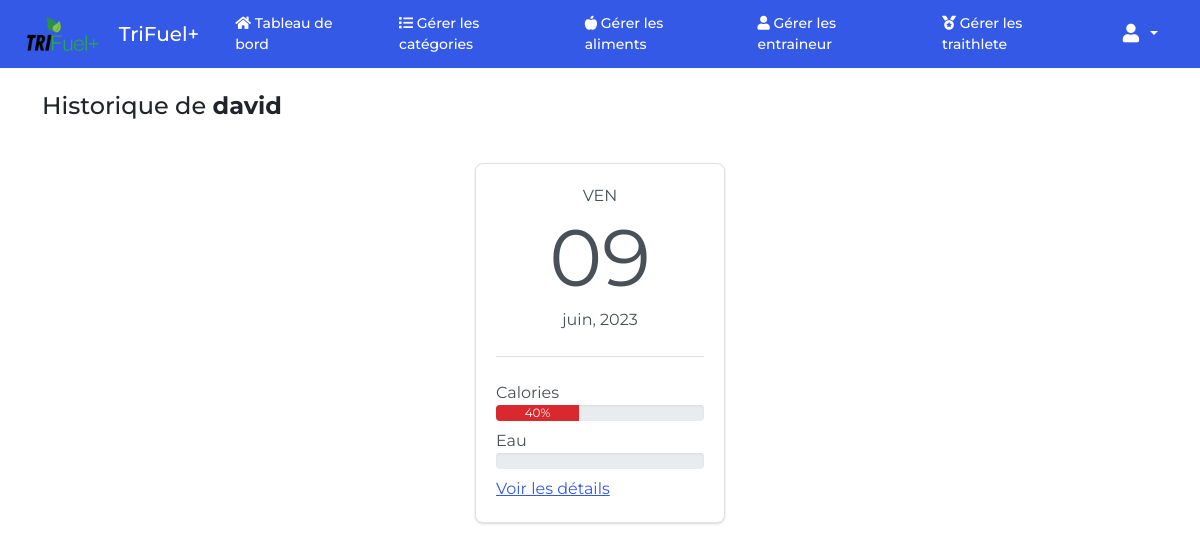
The app's page /athlete-daily-food-history/10 (signed in) with its own data.
### foodtracker/models.py (models this page shows, shortened)
class User(AbstractUser):
    class UserRoles(models.TextChoices):
        ADMIN = ('ADMIN', 'Admin')
        ENTRAINEUR = ('ENTRAINEUR', 'Entraineur')
        TRIATHLETE = ('TRIATHLETE', 'Triathlete')
    email = models.EmailField('email address', null=True)
    role = models.CharField(max_length=15, choices=UserRoles.choices)
    REQUIRED_FIELDS = []
    class Meta:
        db_table = 'users'

class DailyFood(models.Model):
    date = models.DateField(default=timezone.now)
    athlete = models.ForeignKey(User, on_delete=models.CASCADE, related_name='dailyfoods')
    daily_water_consumption = models.DecimalField(max_digits=8, decimal_places=2)
    water_consumption_count = models.DecimalField(max_digits=8, decimal_places=2, default=0)
    class Meta:
        db_table = 'dailyfoods'

### foodtracker/views.py (the view)
# urls.py: path('athlete-daily-food-history/<int:pk>', views.athlete_daily_food_history, name='athlete_daily_food_history'),
@login_required
def athlete_daily_food_history(request, pk):
    athlete = User.objects.get(pk=pk)
    daily_foods = DailyFood.objects.filter(athlete_id=athlete.id, date__lt=timezone.localdate())
    calories_goal = athlete.profile_triathlete.depense_energetique_journaliere
    daily_foods_meta_date = map(lambda x: get_daily_food_metadata(x, calories_goal), daily_foods)
    return render(request, 'athelete_daily_food_history.html', {
        'daily_foods_meta_date': daily_foods_meta_date,
        'calories_goal': calories_goal,
        'athlete': athlete,
    })

### templates/athelete_daily_food_history.html (shortened to what this page needs)
{% extends 'base.html' %}
{% block body %}
<div class="mt-4 mb-4 d-flex align-items-center justify-content-between">
  <h4>Historique de <strong>{{ athlete.first_name }}</strong></h4>
</div>
<div class="d-flex flex-wrap justify-content-center">
  {% for df in daily_foods_meta_date %}
  <div class="daily-food-container d-flex flex-column">
    <div class="daily-food-date d-flex flex-column align-items-center">
      <div>{{ df.date|date:'D'|upper }}</div>
      <div class="daily-food-date_day">{{ df.date|date:'d' }}</div>
      <div>{{ df.date|date:'F, Y' }}</div>
    </div>
    <div class="daily-food-devider mt-4 mb-4"></div>
    <div class="daily-food-progress mb-2">
      <div class="daily-food-progress_label">
        Calories
      </div>
      {% if df.comsumed_calories >= df.calories_goal %}
      <div class="daily-food-progress_bar">
        <div class="progress" role="progressbar" aria-label="Example with label" aria-valuenow="25" aria-valuemin="0"
          aria-valuemax="100">
          <div class="progress-bar bg-success" style="width: 100%">100%</div>
        </div>
      </div>
      {% else %}
      <div class="daily-food-progress_bar">
        <div class="progress" role="progressbar" aria-label="Example with label" aria-valuenow="25" aria-valuemin="0"
          aria-valuemax="100">
          <div class="progress-bar bg-danger" style="width: {{ df.calories_percentage }}%">{{ df.calories_percentage }}%
          </div>
        </div>
      </div>
      {% endif %}
    </div>
    <div class="daily-food-progress">
      <div class="daily-food-progress_label">
        Eau
      </div>
      {% if df.comsumed_water >= df.water_goal %}
      <div class="daily-food-progress_bar">
        <div class="progress" role="progressbar" aria-label="Example with label" aria-valuenow="25" aria-valuemin="0"
          aria-valuemax="100">
          <div class="progress-bar bg-success" style="width: 100%">100%</div>
        </div>
      </div>
      {% else %}
      <div class="daily-food-progress_bar">
        <div class="progress" role="progressbar" aria-label="Example with label" aria-valuenow="25" aria-valuemin="0"
          aria-valuemax="100">
        </div>
      </div>
      {% endif %}
    </div>
    <div class="mt-2">
      <a href="{% url 'athlete_daily_food_history_details' pk=athlete.id df=df.id %}">Voir les détails</a>
    </div>
  </div>
  {% endfor %}
</div>
{% endblock body %}

### static/css/styles.css (style rules this page uses)
html { position: relative; min-height: 100%; }
body { margin: 0 0 90px; font-family: 'Montserrat', sans-serif !important; }

### templates/athelete_daily_food_history.html (style rules this page uses)
.daily-food-container { width: 250px; height: 360px; background-color: white; border-radius: 0.5rem; border: 1px solid #dee2e6; box-shadow: 0 1px 3px 0 rgba(0, 0, 0, .1), 0 1px 2px 0 rgba(0, 0, 0, .06); padding: 20px; margin: 10px; }
.daily-food-date_day { font-size: 5rem; line-height: 100px; }
.daily-food-devider { width: 100%; height: 1px; background: #dee2e6; }

### records on screen
User: first_name "david"
DailyFood: date "VEN", date "09", date "juin, 2023", calories_percentage "40"
